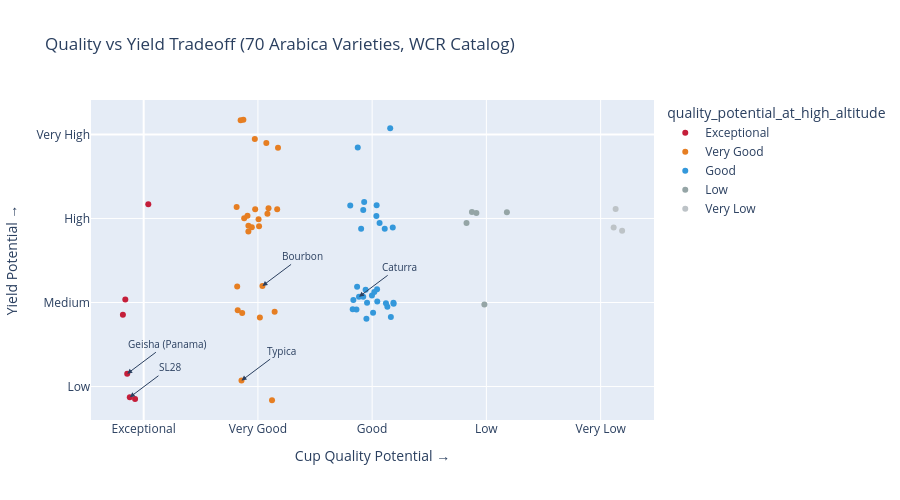

Here is the notebook cell this chart was saved with:
### Markdown cell above
---

## 4. The Variety Landscape — Quality, Yield, and the Geisha Effect

The World Coffee Research catalog covers 70 arabica varieties with agronomic
ratings. A key question: **is there a quality-yield tradeoff, and do the
varieties that score highest in competitions match WCR's quality ratings?**

### Code cell
# Quality vs Yield tradeoff
quality_order = ["Exceptional", "Very Good", "Good", "Low", "Very Low"]
yield_order = ["Very High", "High", "Medium", "Low"]

wcr_plot = wcr[
    wcr["quality_potential_at_high_altitude"].isin(quality_order) &
    wcr["yield_potential"].isin(yield_order)
].copy()

# Create scatter with jitter
quality_num = {v: i for i, v in enumerate(quality_order)}
yield_num = {v: i for i, v in enumerate(yield_order)}
wcr_plot["quality_num"] = wcr_plot["quality_potential_at_high_altitude"].map(quality_num)
wcr_plot["yield_num"] = wcr_plot["yield_potential"].map(yield_num)

# Add jitter for visibility
np.random.seed(42)
wcr_plot["quality_jitter"] = wcr_plot["quality_num"] + np.random.uniform(-0.2, 0.2, len(wcr_plot))
wcr_plot["yield_jitter"] = wcr_plot["yield_num"] + np.random.uniform(-0.2, 0.2, len(wcr_plot))

fig = px.scatter(
    wcr_plot, x="quality_jitter", y="yield_jitter",
    hover_name="name", hover_data=["lineage"],
    title="Quality vs Yield Tradeoff (70 Arabica Varieties, WCR Catalog)",
    labels={"quality_jitter": "Cup Quality Potential →", "yield_jitter": "Yield Potential →"},
    color="quality_potential_at_high_altitude",
    color_discrete_map={"Exceptional": "#c41e3a", "Very Good": "#e67e22", "Good": "#3498db", "Low": "#95a5a6", "Very Low": "#bdc3c7"},
    category_orders={"quality_potential_at_high_altitude": quality_order},
)
fig.update_xaxes(tickvals=list(range(5)), ticktext=quality_order)
fig.update_yaxes(tickvals=list(range(4)), ticktext=yield_order, autorange="reversed")
fig.update_layout(height=500)

# Annotate notable varieties
for _, row in wcr_plot[wcr_plot["name"].isin(["Geisha (Panama)", "SL28", "Bourbon", "Caturra", "Typica"])].iterrows():
    fig.add_annotation(x=row["quality_jitter"], y=row["yield_jitter"], text=row["name"],
                       showarrow=True, arrowhead=2, ax=40, ay=-30, font=dict(size=10))
fig.show()

### Figure 1 — Plotly figure (JSON) as saved in the notebook; plotly's stock layout.template omitted (floating-point values rounded to 4 significant figures)
{"data": [{"customdata": [["Caturra x Ethiopian wild accession \"ET41\" (CATIE collection)"], ["Ethiopian landrace"], ["Likely Typica-like genetic background."], ["Pacas x Maragogipe"], ["Selection of \"Tanganika Drought Resistant.\" Bourbon-like genetic background."], ["Typica-like genetic background."]], "hovertemplate": "<b>%{hovertext}</b><br><br>quality_potential_at_high_altitude=Exceptional<br>Cup Quality Potential →=%{x}<br>Yield Potential →=%{y}<br>lineage=%{customdata[0]}<extra></extra>", "hovertext": ["Casiopea", "Geisha (Panama)", "Mibirizi", "Pacamara", "SL28", "SL34"], "legendgroup": "Exceptional", "marker": {"color": "#c41e3a", "symbol": "circle"}, "mode": "markers", "name": "Exceptional", "orientation": "v", "showlegend": true, "type": "scatter", "x": [0.04045, -0.1442, -0.1609, -0.07532, -0.1216, -0.1819], "xaxis": "x", "y": [0.8296, 2.848, 1.964, 3.149, 3.127, 2.144], "yaxis": "y"}, {"customdata": [["Composite variety containing parentage from: SL28, SL34, Rume Sudan, N39, K7, SL4 and the Timor Hybrid."], ["Bourbon-like genetic background."], ["Bourbon-like genetic background."], ["[Typica](/varieties/typica)-like genetic background"], ["A selection of the [Typica](/varieties/typica) variety."], ["[Catuai](/varieties/catuai) x Timor Hybrid"], ["T5296 x Rume Sudan"], ["Catimor x ET26"], ["[T5296](/varieties/t5296) x Ethiopian Local Variety accession \"ET25\" (from the CATIE collection)"], ["Naryelis (Catimor) x Ethiopian landrace accession \"ET06\" (CATIE collection)"], ["Caturra x Ethiopian landrace accession \"E531'' (CATIE collection)"], ["Typica-like genetic background, introduced to Rwanda in 1956."], ["[Catuai](/varieties/catuai) x Icatu"], ["[Iapar 59](/varieties/iapar-59) x [Mundo Novo](/varieties/mundo-novo)"], ["Ethiopian landrace"], ["A natural mutation of Typica"], ["T5296 x Rume Sudan"], ["Timor Hybrid 832/2 x Villa Sarchi CIFC 971/11"], ["T5296 x wild Ethiopian accession \"ET01\" (CATIE collection)"], ["Naryelis (Catimor) x wild Ethiopian accession \"ET26\" (CATIE collection)"], ["A selection of the Indian variety Sln.6 (Kent x _C. robusta_). A population composite variety."], ["S288 x Kent"], ["Marsallesa x wild Ethiopian/Sudanese natural mutant"], ["A selection of the Bourbon variety"], ["Also called Criollo (Creole), Indio (Indian), Arábigo (Arabica), Plume Hidalgo, Blue Mountain, and Sumatra."]], "hovertemplate": "<b>%{hovertext}</b><br><br>quality_potential_at_high_altitude=Very Good<br>Cup Quality Potential →=%{x}<br>Yield Potential →=%{y}<br>lineage=%{customdata[0]}<extra></extra>", "hovertext": ["Batian", "Bourbon", "Bourbon Mayaguez 139", "BPL10", "Caripe", "Catigua MG2", "Centroamericano", "EC15", "Esperanza", "Evaluna", "H3", "Harar Rwanda", "IPR 103", "IPR 107", "Java", "Maragogipe", "Milenio", "Monte Claro", "Mundo Maya", "Nayarita", "RAB C15", "S795", "Starmaya", "Tekisic", "Typica"], "legendgroup": "Very Good", "marker": {"color": "#e67e22", "symbol": "circle"}, "mode": "markers", "name": "Very Good", "orientation": "v", "showlegend": true, "type": "scatter", "x": [1.093, 1.039, 0.8624, 0.8232, 1.146, 1.083, 0.8727, 1.01, 0.9728, 0.9165, 0.9169, 0.9465, 0.8799, 1.006, 0.8186, 1.123, 1.074, 0.9761, 0.8488, 0.8138, 1.176, 1.169, 0.9085, 1.017, 0.8564], "xaxis": "x", "y": [0.8795, 1.802, 2.126, 2.092, 2.109, 0.9434, -0.1746, 1.092, 0.05502, 1.155, 1.085, 1.104, 0.9975, 1.009, 1.81, 3.163, 0.1022, 0.8915, -0.1692, 0.8645, 0.1584, 0.8912, 0.967, 2.177, 2.929], "yaxis": "y"}, {"customdata": [["Ethiopian landrace"], ["(Timor Hybrid 832/1 x Caturra) x Pacamara"], ["Bourbon-like genetic background."], ["Selection of a Catimor breeding line from Colombia (Caturra x Timor Hybrid 1343)"], ["Mundo Novo x Caturra"], ["Natural mutation of the Bourbon variety"], ["Selection of T5296"], ["Timor Hybrid x Caturra"], ["A selection of Jackson. Bourbon-like genetic background."], ["Selected from French Mission. Bourbon-like genetic background."], ["Timor Hybrid 832/1 x [Caturra](/varieties/caturra)"], ["Timor Hybrid 832/2 x Villa Sarchi"], ["Timor Hybrid 832/2 x Villa Sarchi CIFC 971/10"], ["Typica x Bourbon"], ["Likely Typica-like genetic background."], ["Timor Hybrid 832/2 x Villa Sarchi CIFC 971/10"], ["Timor Hybrid 832/1 x Caturra"], ["A natural mutation of Bourbon."], ["A natural mutation of Typica."], ["Selection of T5296"], ["[Catuai](/varieties/catuai) x Timor Hybrid"], ["A selection of BMJ (Blue Mountain Jamaica) in Rwanda, related to but distinct from Typica."], ["Composite variety made of many varieties. Catimor (female parent) x multicross selection involving K7, SL28, N39, Rume Sudan, among others (male parent)."], ["Catuai x Timor Hybrid"], ["Typica-like genetic background."], ["Devamachy x Arabica"], ["C. canephora cv. S.274 x C. arabica cv. \"Kent\""], ["Timor Hybrid CIFC 832/2 x Villa Sarchi"], ["A natural mutation of Bourbon"], ["A natural mutation of Bourbon"]], "hovertemplate": "<b>%{hovertext}</b><br><br>quality_potential_at_high_altitude=Good<br>Cup Quality Potential →=%{x}<br>Yield Potential →=%{y}<br>lineage=%{customdata[0]}<extra></extra>", "hovertext": ["AB3", "Anacafe 14", "Bourbon Mayaguez 71", "Catimor 129", "Catuai", "Caturra", "Cuscatleco", "Fronton", "Jackson 2/1257", "K7", "Kartika 1", "Limani", "Marsellesa", "Mundo Novo", "Nyasaland", "Obata (Red)", "Oro Azteca", "Pacas", "Pache", "Parainema", "Paraiso", "Pop3303/21", "Ruiru 11", "S4808", "SL14", "Sln.5B", "Sln.6", "T5296", "Venecia", "Villa Sarchi"], "legendgroup": "Good", "marker": {"color": "#3498db", "symbol": "circle"}, "mode": "markers", "name": "Good", "orientation": "v", "showlegend": true, "type": "scatter", "x": [1.95, 2.18, 1.862, 1.808, 2.133, 1.885, 1.922, 2.045, 2.037, 2.043, 1.868, 2.186, 1.922, 1.998, 2.164, 1.904, 2.065, 2.008, 2.019, 1.874, 2.188, 2.11, 2.158, 2.039, 1.835, 1.93, 1.955, 1.943, 2.121, 1.83], "xaxis": "x", "y": [2.195, 1.109, 2.083, 0.8463, 2.049, 1.932, 1.93, 1.989, 0.971, 1.843, 1.813, 2.003, 0.8997, 1.916, 2.172, 1.123, 1.053, 2.121, 1.875, 0.157, 2.016, 1.123, -0.0728, 0.844, 1.971, 0.8028, 2.004, 1.848, 2.008, 2.081], "yaxis": "y"}, {"customdata": [["Timor Hybrid 832/1 x Caturra"], ["Timor Hybrid 832/2 x Villa Sarchi"], ["A selection of Kent. Likely Bourbon-like genetic background."], ["Timor Hybrid 832/1 x Caturra"], ["Timor Hybrid 832/1 x Caturra"]], "hovertemplate": "<b>%{hovertext}</b><br><br>quality_potential_at_high_altitude=Low<br>Cup Quality Potential →=%{x}<br>Yield Potential →=%{y}<br>lineage=%{customdata[0]}<extra></extra>", "hovertext": ["Costa Rica 95", "IAPAR 59", "KP423", "Lempira", "T8667"], "legendgroup": "Low", "marker": {"color": "#95a5a6", "symbol": "circle"}, "mode": "markers", "name": "Low", "orientation": "v", "showlegend": true, "type": "scatter", "x": [2.873, 2.982, 2.826, 3.18, 2.912], "xaxis": "x", "y": [0.9244, 2.025, 1.055, 0.9257, 0.935], "yaxis": "y"}, {"customdata": [["Timor Hybrid 832/1 x Caturra"], ["Timor Hybrid 832/1 x Caturra"], ["Timor Hybrid 832/1 x Caturra"]], "hovertemplate": "<b>%{hovertext}</b><br><br>quality_potential_at_high_altitude=Very Low<br>Cup Quality Potential →=%{x}<br>Yield Potential →=%{y}<br>lineage=%{customdata[0]}<extra></extra>", "hovertext": ["Catisic", "IHCAFE 90", "T5175"], "legendgroup": "Very Low", "marker": {"color": "#bdc3c7", "symbol": "circle"}, "mode": "markers", "name": "Very Low", "orientation": "v", "showlegend": true, "type": "scatter", "x": [4.188, 4.114, 4.131], "xaxis": "x", "y": [1.145, 1.108, 0.8888], "yaxis": "y"}], "layout": {"annotations": [{"arrowhead": 2, "ax": 40, "ay": -30, "font": {"size": 10}, "showarrow": true, "text": "Bourbon", "x": 1.039, "y": 1.802}, {"arrowhead": 2, "ax": 40, "ay": -30, "font": {"size": 10}, "showarrow": true, "text": "Caturra", "x": 1.885, "y": 1.932}, {"arrowhead": 2, "ax": 40, "ay": -30, "font": {"size": 10}, "showarrow": true, "text": "Geisha (Panama)", "x": -0.1442, "y": 2.848}, {"arrowhead": 2, "ax": 40, "ay": -30, "font": {"size": 10}, "showarrow": true, "text": "SL28", "x": -0.1216, "y": 3.127}, {"arrowhead": 2, "ax": 40, "ay": -30, "font": {"size": 10}, "showarrow": true, "text": "Typica", "x": 0.8564, "y": 2.929}], "height": 500, "legend": {"title": {"text": "quality_potential_at_high_altitude"}, "tracegroupgap": 0}, "title": {"text": "Quality vs Yield Tradeoff (70 Arabica Varieties, WCR Catalog)"}, "xaxis": {"anchor": "y", "domain": [0, 1], "ticktext": ["Exceptional", "Very Good", "Good", "Low", "Very Low"], "tickvals": [0, 1, 2, 3, 4], "title": {"text": "Cup Quality Potential →"}}, "yaxis": {"anchor": "x", "autorange": "reversed", "domain": [0, 1], "ticktext": ["Very High", "High", "Medium", "Low"], "tickvals": [0, 1, 2, 3], "title": {"text": "Yield Potential →"}}}}
